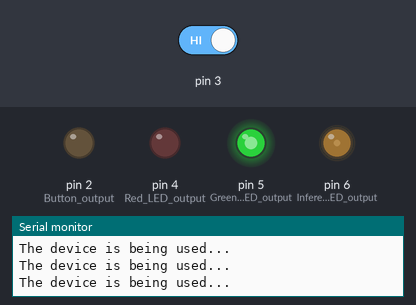
Bench run of a sketch on a simulated Arduino Uno, built with avr-gcc and run on an emulated ATmega328P. On the bench: output pins drawn as LEDs (lit = HIGH), the last lines printed to the serial monitor. Inputs (shaded band) come from the test bench; at power-on: pin 3 HIGH.

Above: at 1.2 s.
1.3 s: pin 3 driven LOW
At 1.7 s:
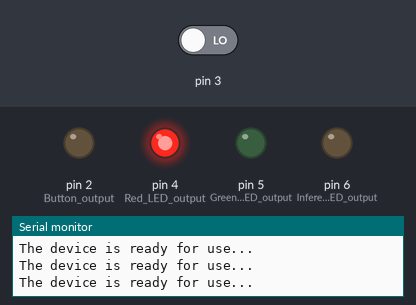
2.8 s: pin 3 driven HIGH
At 4.1 s:
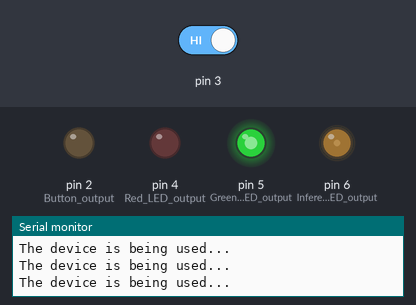
Timing chart, 0 to 5.8 s (numbered marks = the images above; inputs shaded):
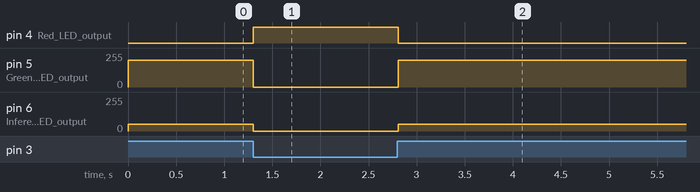

The sketch:

PointerRemote.ino
```cpp
void setup() {
  // put your setup code here, to run once:
  Serial.begin(9600);
  pinMode(4,OUTPUT); // Red LED output
  pinMode(5,OUTPUT); // Green LED output
  pinMode(2,OUTPUT); // Button output
  pinMode(6, OUTPUT); // Infered LED output
}

void loop() {
  int ButtonInteraction = digitalRead(3);
  // put your main code here, to run repeatedly:

  if(ButtonInteraction == LOW){
    analogWrite(6,0);
    analogWrite(5,0);
    analogWrite(4,200);
    delay(100);
    Serial.println("The device is ready for use...");
  }

  else if (ButtonInteraction == HIGH){
    analogWrite(6,50);
    analogWrite(5,200);
    analogWrite(4,0);
    delay(100);
    Serial.println("The device is being used...");
  }
}
```

Measured:
- after the input at 1.3 s, pin 4 (Red_LED_output): LOW → HIGH at once; pin 5 (Green_LED_output): 200/255 → 0/255 at once; pin 6 (Infered_LED_output): 50/255 → 0/255 at once
- after the input at 2.8 s, pin 4 (Red_LED_output): HIGH → LOW at once; pin 5 (Green_LED_output): 0/255 → 200/255 at once; pin 6 (Infered_LED_output): 0/255 → 50/255 at once
